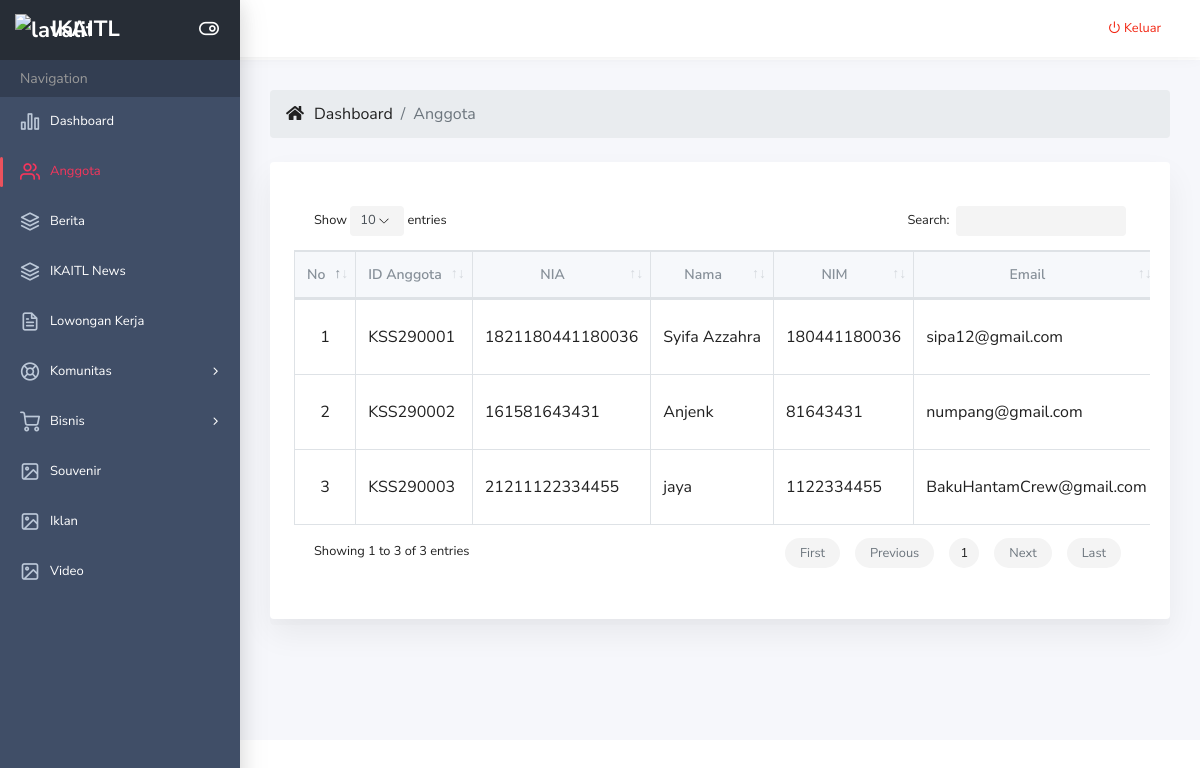
The page /admin/anggota.php (signed in) on the database its author committed.
### tables this page shows
CREATE TABLE `anggota` (
  `ID_Anggota` varchar(20) NOT NULL,
  `NIA` varchar(20) NOT NULL,
  `Password` varchar(50) NOT NULL,
  `Nama` varchar(255) NOT NULL,
  `NIM` varchar(20) NOT NULL,
  `Email` varchar(100) NOT NULL,
  `Tahun_Masuk` varchar(20) NOT NULL,
  `Tahun_Wisuda` varchar(20) NOT NULL,
  `Fakultas` varchar(100) NOT NULL,
  `No_Telp` varchar(20) NOT NULL,
  `Alamat` text NOT NULL,
  `Nama_Perusahaan` varchar(200) NOT NULL,
  `Kota_Perusahaan` varchar(100) NOT NULL,
  `Jabatan_Perusahaan` varchar(200) NOT NULL,
  `Periode_dari` varchar(20) NOT NULL,
  `Periode_sampai` varchar(20) NOT NULL,
  `Kode_Pos` varchar(20) NOT NULL,
  `Provinsi` varchar(20) NOT NULL,
  `Tanggal_Entri` varchar(20) NOT NULL,
  `Level` varchar(20) NOT NULL,
  `gambar` varchar(100) NOT NULL
);

### admin/anggota.php (the view, shortened to what this page needs)
<?php include "header.php" ?>
<div class="main-content">
    <div class="container-fluid">
        <ol class="breadcrumb mb-4" style="font-size: 16px">
            <li><i class="fa fa-home" aria-hidden="true"></i></li>
            <li class="breadcrumb-item" style="margin-left: 10px"><a href="index.php">Dashboard</a></li>
            <li class="breadcrumb-item no-drop active">Anggota</li>
        </ol>
        <div class="row">
            <div class="col-md-12">
                <div class="card">
                    <div class="card-body">
                        <div class="dt-responsive p-4" style="overflow-x: scroll;">
                            <div class="dt-responsive">
                                <table class="table table-bordered display nowrap fixed" id="alt-pg-dt" style="font-size: 16px;">
                                    <thead>
                                        <tr align="center">
                                            <th>No</th>
                                            <th>ID Anggota</th>
                                            <th>NIA</th>
                                            <th>Nama</th>
                                            <th>NIM</th>
                                            <th>Email</th>
                                        </tr>
                                    </thead>
                                    <tbody>
                                        <?php
                                        $no = 1;
                                        $sql = mysqli_query($konek, "SELECT * FROM anggota");
                                        while ($a = mysqli_fetch_array($sql)) {
                                        ?>
                                            <tr>
                                                <td align="center"><?= $no++; ?></td>
                                                <td><?= $a['ID_Anggota']; ?></td>
                                                <td><?= $a['NIA']; ?></td>
                                                <td><?= $a['Nama']; ?></td>
                                                <td><?= $a['NIM']; ?></td>
                                                <td><?= $a['Email']; ?></td>
                                            </tr>
                                        <?php } ?>
                                    </tbody>
                                </table>
                            </div>
                        </div>
                    </div>
                </div>
            </div>
        </div>
    </div>
</div>
<?php include "footer.php" ?>

### rows shown on the page
anggota: ID_Anggota "KSS290001", NIA "1821180441180036", Nama "Syifa Azzahra", NIM "180441180036", Email "sipa12@gmail.com"
anggota: ID_Anggota "KSS290002", NIA "161581643431", Nama "Anjenk", NIM "81643431", Email "numpang@gmail.com"
anggota: ID_Anggota "KSS290003", NIA "21211122334455", Nama "jaya", NIM "1122334455", Email "BakuHantamCrew@gmail.com"
